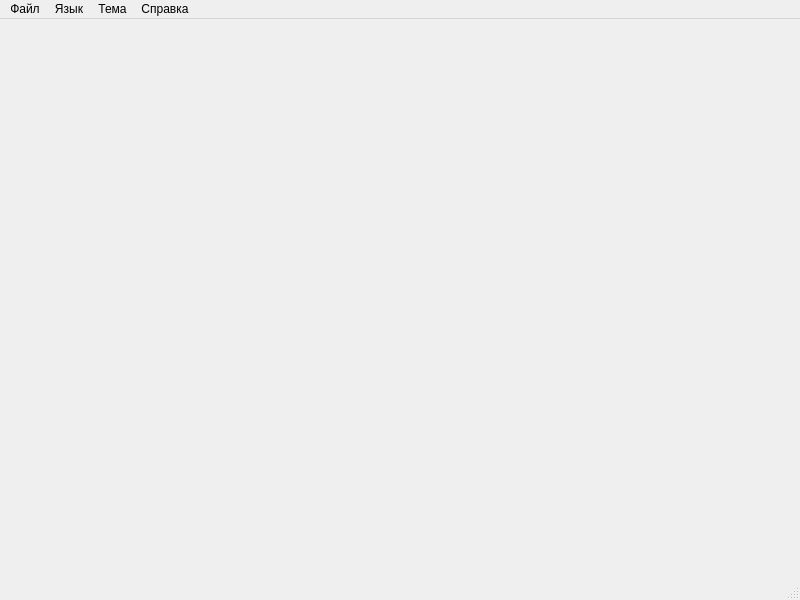
<?xml version="1.0" encoding="UTF-8"?>
<ui version="4.0">
 <class>MainWindow</class>
 <widget class="QMainWindow" name="MainWindow">
  <property name="geometry">
   <rect>
    <x>0</x>
    <y>0</y>
    <width>800</width>
    <height>600</height>
   </rect>
  </property>
  <property name="windowTitle">
   <string>Текстовый редактор</string>
  </property>
  <widget class="QWidget" name="centralwidget"/>
  <widget class="QMenuBar" name="menubar">
   <property name="geometry">
    <rect>
     <x>0</x>
     <y>0</y>
     <width>800</width>
     <height>26</height>
    </rect>
   </property>
   <widget class="QMenu" name="file_menu">
    <property name="title">
     <string>Файл</string>
    </property>
    <addaction name="new_act"/>
    <addaction name="open_act"/>
    <addaction name="save_act"/>
    <addaction name="separator"/>
    <addaction name="print_act"/>
    <addaction name="separator"/>
    <addaction name="exit_act"/>
   </widget>
   <widget class="QMenu" name="lang_menu">
    <property name="title">
     <string>Язык</string>
    </property>
    <addaction name="ru_act"/>
    <addaction name="en_act"/>
   </widget>
   <widget class="QMenu" name="theme_menu">
    <property name="title">
     <string>Тема</string>
    </property>
    <addaction name="light_act"/>
    <addaction name="dark_act"/>
   </widget>
   <widget class="QMenu" name="ref_menu">
    <property name="title">
     <string>Справка</string>
    </property>
    <addaction name="ref_act"/>
   </widget>
   <addaction name="file_menu"/>
   <addaction name="lang_menu"/>
   <addaction name="theme_menu"/>
   <addaction name="ref_menu"/>
  </widget>
  <widget class="QStatusBar" name="statusbar"/>
  <action name="new_act">
   <property name="text">
    <string>Создать</string>
   </property>
   <property name="shortcut">
    <string>Ctrl+N</string>
   </property>
  </action>
  <action name="open_act">
   <property name="text">
    <string>Открыть...</string>
   </property>
   <property name="shortcut">
    <string>Ctrl+O</string>
   </property>
  </action>
  <action name="save_act">
   <property name="text">
    <string>Сохранить</string>
   </property>
   <property name="shortcut">
    <string>Ctrl+S</string>
   </property>
  </action>
  <action name="print_act">
   <property name="text">
    <string>Печать</string>
   </property>
   <property name="shortcut">
    <string>Ctrl+P</string>
   </property>
  </action>
  <action name="exit_act">
   <property name="text">
    <string>Выход</string>
   </property>
   <property name="shortcut">
    <string>Esc</string>
   </property>
  </action>
  <action name="ru_act">
   <property name="checkable">
    <bool>true</bool>
   </property>
   <property name="checked">
    <bool>true</bool>
   </property>
   <property name="text">
    <string>Русский</string>
   </property>
  </action>
  <action name="en_act">
   <property name="checkable">
    <bool>true</bool>
   </property>
   <property name="text">
    <string>Английский</string>
   </property>
  </action>
  <action name="light_act">
   <property name="checkable">
    <bool>true</bool>
   </property>
   <property name="checked">
    <bool>true</bool>
   </property>
   <property name="text">
    <string>Светлая</string>
   </property>
  </action>
  <action name="dark_act">
   <property name="checkable">
    <bool>true</bool>
   </property>
   <property name="text">
    <string>Темная</string>
   </property>
  </action>
  <action name="ref_act">
   <property name="text">
    <string>О программе</string>
   </property>
  </action>
 </widget>
 <resources/>
 <connections/>
</ui>
